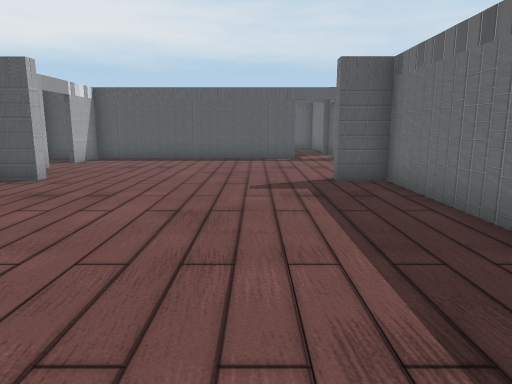
View 1 (above)

14 first-person views from a walk through a scene from a Unity 3-D project. The camera is 1.2 m above the floor, tilts 10° down and sees 70° across. The floor is counted in squares, 1 m on a side. Each view is taken from the middle of a square. On the plan, view 1 faces up. The plan holds only what a view shows up to about 15 squares ahead; the rest is blank. The place goes on beyond the plan. Some animated figures are not drawn. Door leaves are left out, so doorways stand open.

View 2
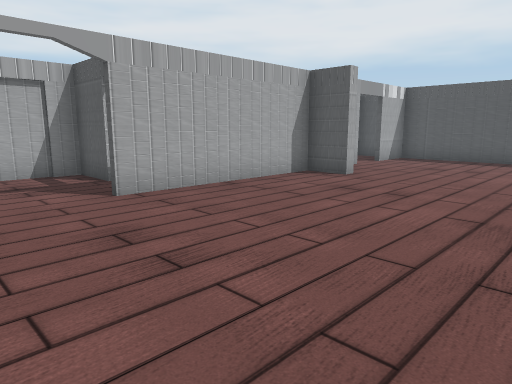

View 3
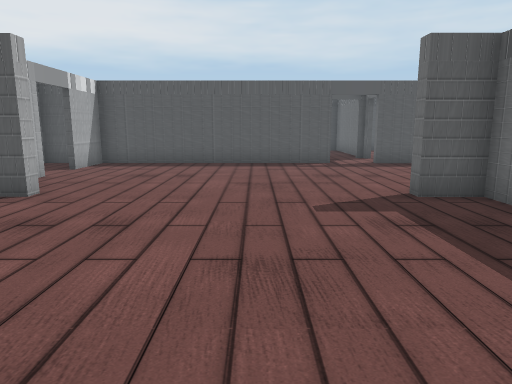

View 4
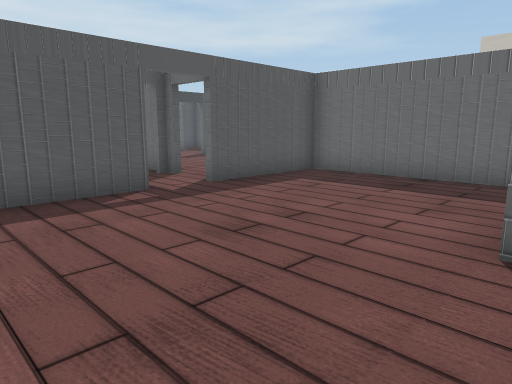

View 5
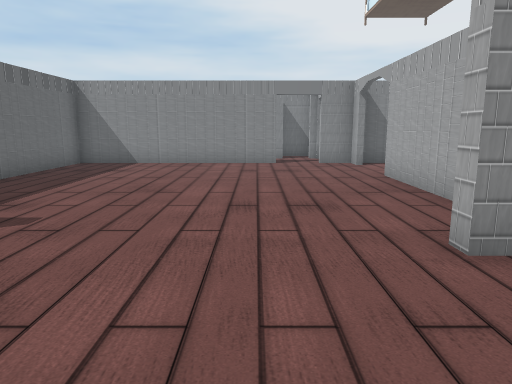

View 6
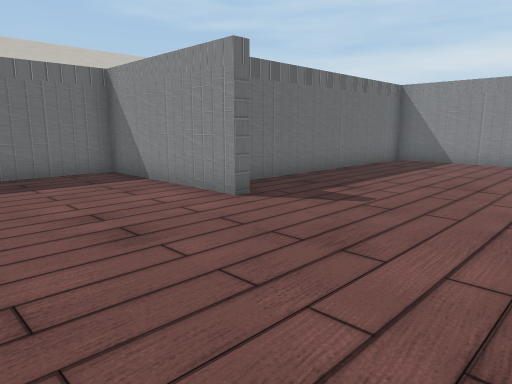

View 7
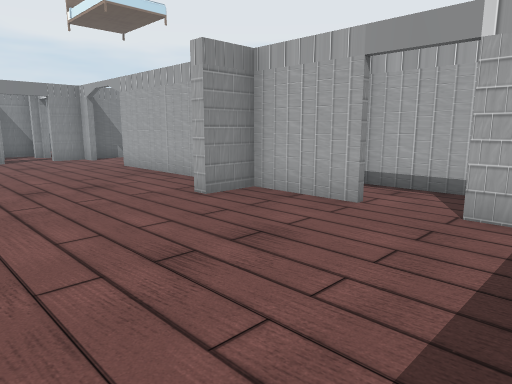

View 8
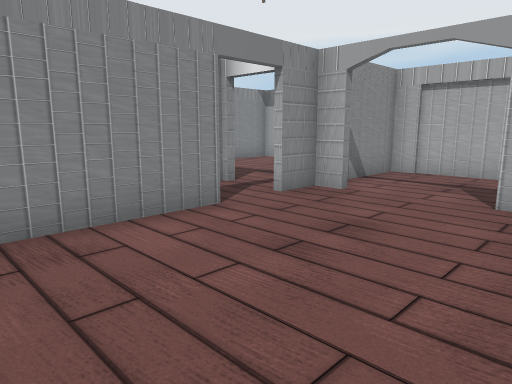

View 9
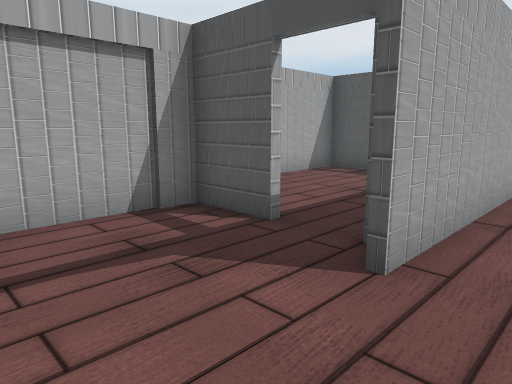

View 10
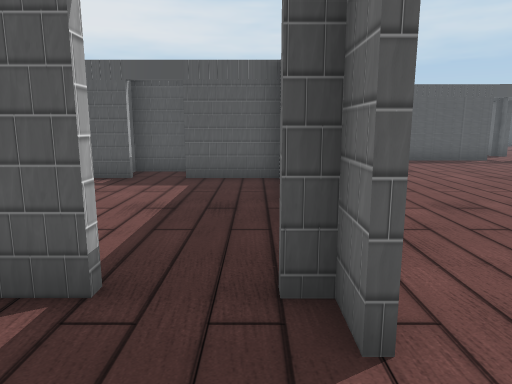

View 11
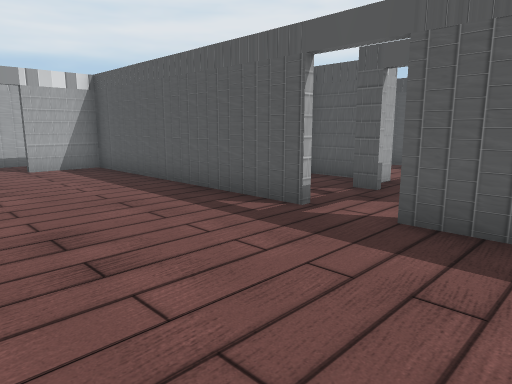

View 12
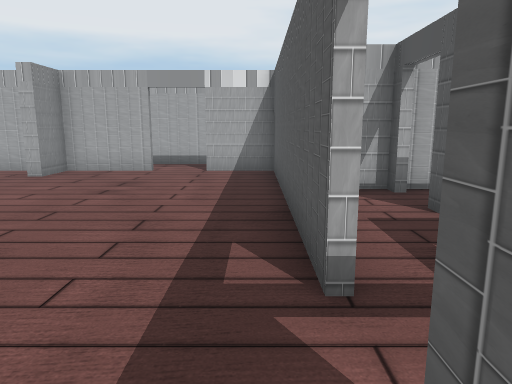

View 13
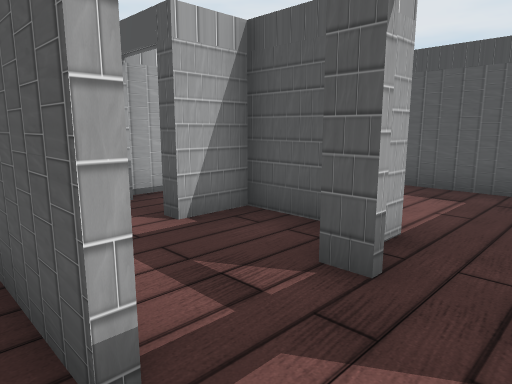

View 14
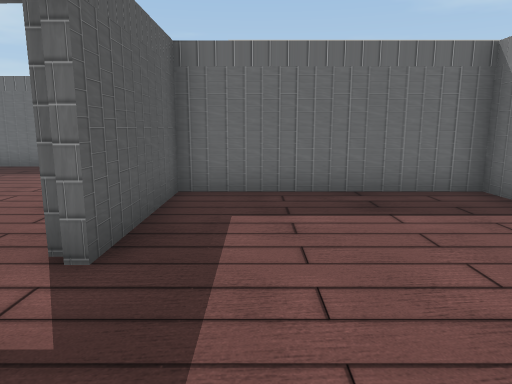

### Floor plan
Points are (right, up) in squares from view 1. A wall is a line through its corners. A room is listed if a view was taken in it or the views show most of it. See-through windows are left out.
Room 1 (views 1, 2, 3, 4, 5, 6, 7, 8, 9, 10, 11, 12, 13, 14)
walls: (-6.3, 11.1) (-6.3, 8.7) (-5, 8.7) (-5, 8.3) (-6.3, 8.3) (-6.3, 2.8); (-6.4, 2.8) (-6.4, 3.4) (-6.9, 3.4); (1.6, 14.5) (-6.3, 14.5) (-6.3, 12.5); (-8.1, 3.4) (-9.9, 3.4) (-9.9, -0.5) (-6.6, -0.5); (-3.8, -0.5) (3, -0.5) (3, 8.3) (1.8, 8.3) (1.8, 8.7) (6.9, 8.7) (6.9, 14.5) (3, 14.5); (-6.3, 0.2) (-6.3, -0.5) (-5.1, -0.5)
ways out: opening at (-6, 12) to room 2; opening at (2, 15) to room 3; gap at (-8, 4)
Room 2 (no view inside)
walls: (-7.4, 14.5) (-8.2, 14.5) (-8.2, 10)
ways out: opening at (-6, 12) to room 1
Room 3 (no view inside)
walls: (1.8, 16.6) (1.1, 16.6); (0.5, 17.9) (-1, 17.9) (-1, 16.6); (3.3, 16.2) (3.3, 17.8)
ways out: opening at (2, 15) to room 1; opening at (-1, 16)

Where each view was taken, in squares from view 1:
view 1: 0 up, 0 right, facing up
view 2: 0 up, 0 right, facing up-left
view 3: 2 up, 1 left, facing up
view 4: 8 up, 2 left, facing up-right
view 5: 12 up, 3 left, facing down
view 6: 13 up, 3 left, facing down-right
view 7: 14 up, 1 left, facing down-left
view 8: 4 up, 0 right, facing down-left
view 9: 0 up, 5 left, facing up-left
view 10: 1 up, 7 left, facing up
view 11: 10 up, 5 right, facing up-left
view 12: 14 up, 4 right, facing left
view 13: 14 up, 3 right, facing up-left
view 14: 13 up, 0 right, facing right
